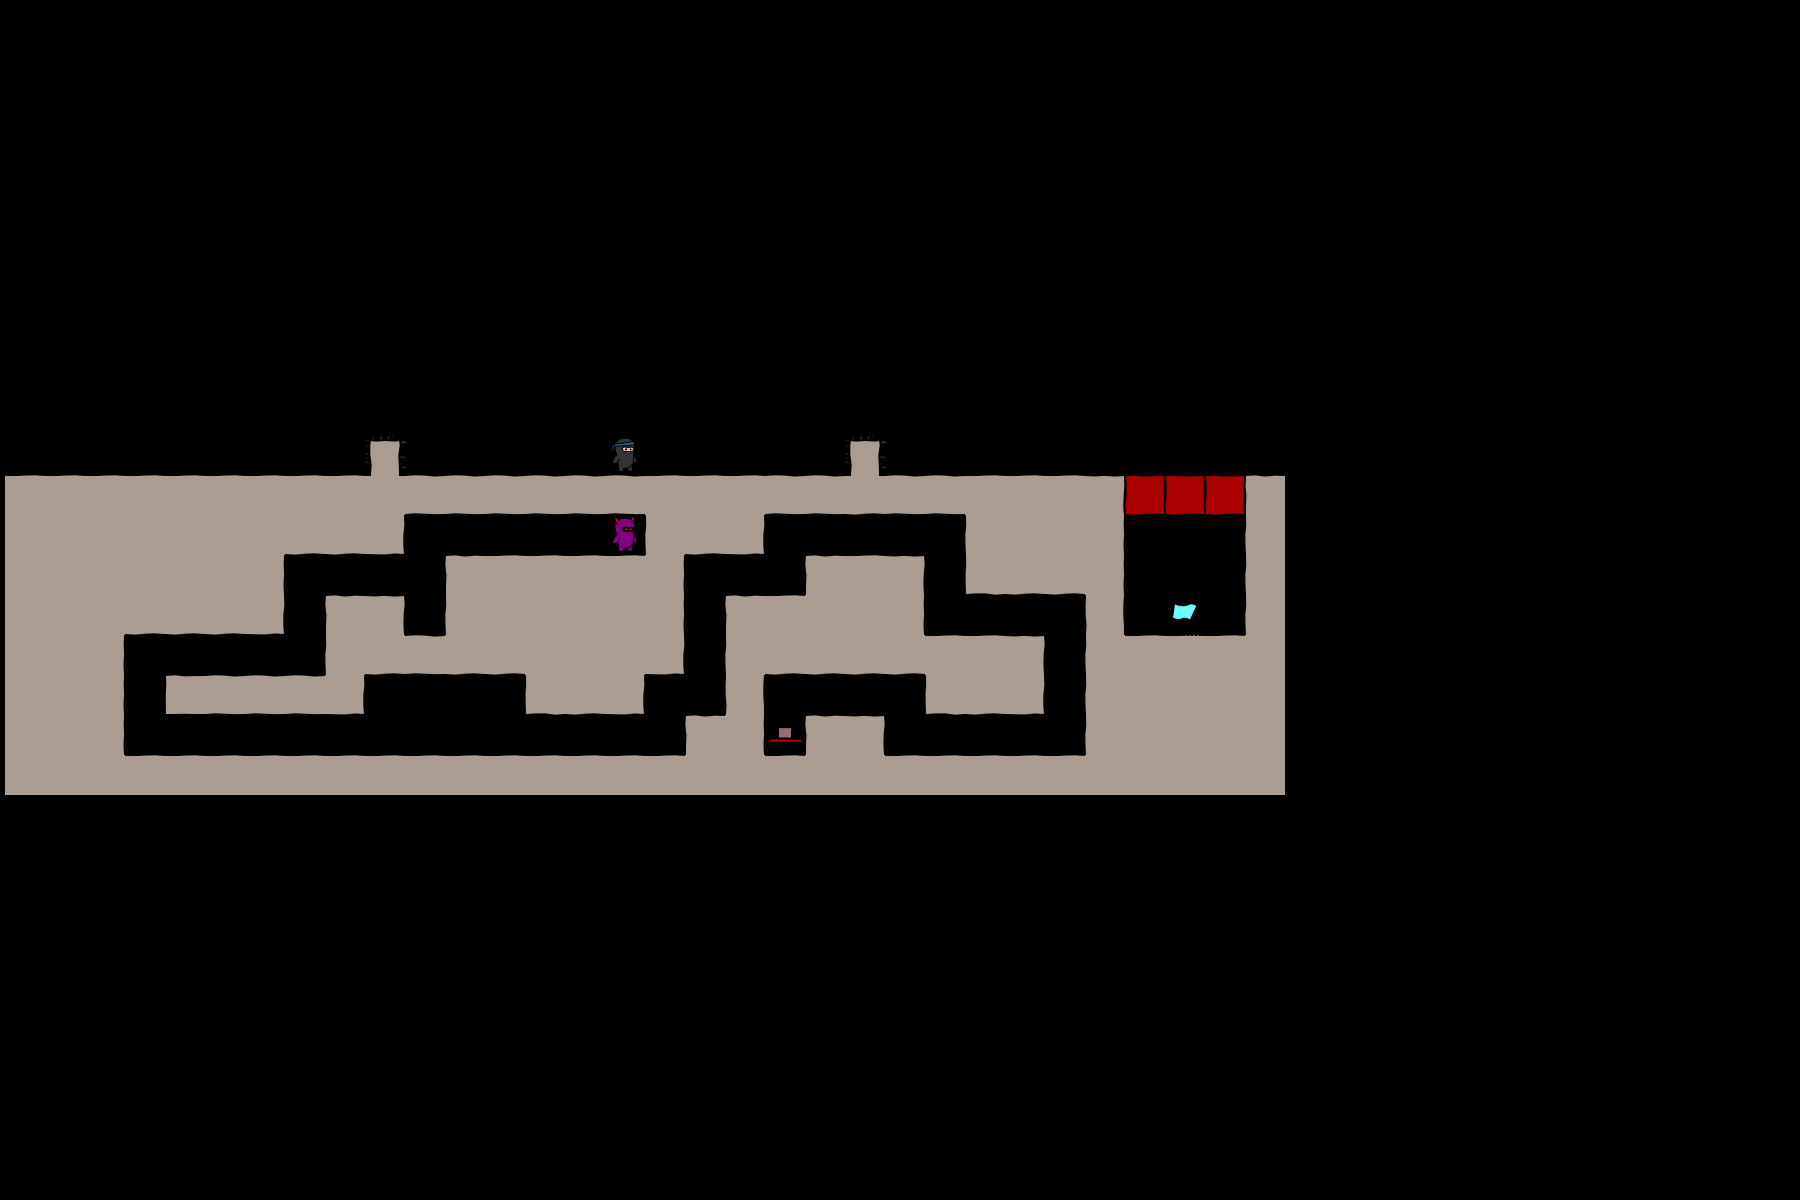

The image is a tile-based game level rendered from a .tmx file. Its description and complete source (layers, tilesets, objects, tile grids) follow:
An orthogonal 45x30 tile map with 40x40 px tiles, 3 tile layers (bg, objects, fg), 2 tilesets.

<map version="1.0" orientation="orthogonal" width="45" height="30" tilewidth="40" tileheight="40">
 <tileset firstgid="1" name="world1" tilewidth="50" tileheight="50">
  <image source="world1.png" width="400" height="400" />
 </tileset>
 <tileset firstgid="65" name="objectpalette" tilewidth="50" tileheight="50">
  <image source="objectpalette.png" width="400" height="400" />
 </tileset>
 <layer name="bg" width="32" height="20">
  <data encoding="csv">  0,0,0,0,0,0,0,0,0,0,0,0,0,0,0,0,0,0,0,0,0,0,0,0,0,0,0,0,0,0,0,0,
  0,0,0,0,0,0,0,0,0,0,0,0,0,0,0,0,0,0,0,0,0,0,0,0,0,0,0,0,0,0,0,0,
  0,0,0,0,0,0,0,0,0,0,0,0,0,0,0,0,0,0,0,0,0,0,0,0,0,0,0,0,0,0,0,0,
  0,0,0,0,0,0,0,0,0,0,0,0,0,0,0,0,0,0,0,0,0,0,0,0,0,0,0,0,0,0,0,0,
  0,0,0,0,0,0,0,0,0,0,0,0,0,0,0,0,0,0,0,0,0,0,0,0,0,0,0,0,0,0,0,0,
  0,0,0,0,0,0,0,0,0,0,0,0,0,0,0,0,0,0,0,0,0,0,0,0,0,0,0,0,0,0,0,0,
  0,0,0,0,0,0,0,0,0,0,0,0,0,0,0,0,0,0,0,0,0,0,0,0,0,0,0,0,0,0,0,0,
  0,0,0,0,0,0,0,0,0,0,0,0,0,0,0,0,0,0,0,0,0,0,0,0,0,0,0,0,0,0,0,0,
  0,0,0,0,0,0,0,0,0,0,0,0,0,0,0,0,0,0,0,0,0,0,0,0,0,0,0,0,0,0,0,0,
  0,0,0,0,0,0,0,0,0,0,0,0,0,0,0,0,0,0,0,0,0,0,0,0,0,0,0,0,0,0,0,0,
  0,0,0,0,0,0,0,0,0,0,0,0,0,0,0,0,0,0,0,0,0,0,0,0,0,0,0,0,0,0,0,0,
  0,0,0,0,0,0,0,0,0,0,0,0,0,0,0,0,0,0,0,0,0,0,0,0,0,0,0,0,0,0,0,0,
  10,10,10,10,10,10,10,10,10,18,2,2,2,2,2,2,10,10,10,2,2,26,2,2,10,10,10,11,0,0,0,9,
  18,18,18,18,18,18,18,26,26,27,0,0,0,0,0,0,17,26,27,0,0,0,0,0,17,18,18,19,0,0,0,17,
  18,18,18,18,18,18,19,0,0,0,0,9,10,10,10,10,19,0,0,0,9,10,11,0,25,26,26,19,0,0,0,17,
  18,18,18,26,26,26,27,0,9,11,0,17,18,18,18,18,19,0,9,10,18,18,19,0,0,0,0,20,0,0,0,17,
  18,18,19,0,0,0,0,0,17,26,2,26,26,18,18,18,27,0,17,26,26,26,26,10,10,11,0,17,10,10,10,18,
  18,18,19,0,1,2,2,2,27,0,0,0,0,25,26,27,0,0,20,0,0,0,0,25,26,27,0,17,18,18,18,18,
  18,18,19,0,0,0,0,0,0,0,0,0,0,0,0,0,0,9,19,0,9,11,0,0,0,0,0,17,18,18,18,18,
  18,18,18,10,10,10,10,10,10,10,10,10,10,10,10,10,10,18,18,10,18,18,10,10,10,10,10,18,18,18,18,18
</data>
 </layer>
 <layer name="objects" width="32" height="20">
  <data encoding="csv">
  0,0,0,0,0,0,0,0,0,0,0,0,0,0,0,0,0,0,0,0,0,0,0,0,0,0,0,0,0,0,0,0,
  0,0,0,0,0,0,0,0,0,0,0,0,0,0,0,0,0,0,0,0,0,0,0,0,0,0,0,0,0,0,0,0,
  0,0,0,0,0,0,0,0,0,0,0,0,0,0,0,0,0,0,0,0,0,0,0,0,0,0,0,0,0,0,0,0,
  0,0,0,0,0,0,0,0,0,0,0,0,0,0,0,0,0,0,0,0,0,0,0,0,0,0,0,0,0,0,0,0,
  0,0,0,0,0,0,0,0,0,0,0,0,0,0,0,0,0,0,0,0,0,0,0,0,0,0,0,0,0,0,0,0,
  0,0,0,0,0,0,0,0,0,0,0,0,0,0,0,0,0,0,0,0,0,0,0,0,0,0,0,0,0,0,0,0,
  0,0,0,0,0,0,0,0,0,0,0,0,0,0,0,0,0,0,0,0,0,0,0,0,0,0,0,0,0,0,0,0,
  0,0,0,0,0,0,0,0,0,0,0,0,0,0,0,0,0,0,0,0,0,0,0,0,0,0,0,0,0,0,0,0,
  0,0,0,0,0,0,0,0,0,0,0,0,0,0,0,0,0,0,0,0,0,0,0,0,0,0,0,0,0,0,0,0,
  0,0,0,0,0,0,0,0,0,0,0,0,0,0,0,0,0,0,0,0,0,0,0,0,0,0,0,0,0,0,0,0,
  0,0,0,0,0,0,0,0,0,0,0,0,0,0,0,0,0,0,0,0,0,0,0,0,0,0,0,0,0,0,0,0,
  0,0,0,0,0,0,0,0,0,108,0,0,0,0,0,65,0,0,0,0,0,108,0,0,0,0,0,0,0,0,0,0,
  0,0,0,0,0,0,0,0,0,0,0,0,0,0,0,0,0,0,0,0,0,0,0,0,0,0,0,0,83,83,83,0,
  0,0,0,0,0,0,0,0,0,0,0,0,0,0,0,75,0,0,0,0,0,0,0,0,0,0,0,0,0,0,0,0,
  0,0,0,0,0,0,0,0,0,0,0,0,0,0,0,0,0,0,0,0,0,0,0,0,0,0,0,0,0,0,0,0,
  0,0,0,0,0,0,0,0,0,0,0,0,0,0,0,0,0,0,0,0,0,0,0,0,0,0,0,0,0,66,0,0,
  0,0,0,0,0,0,0,0,0,0,0,0,0,0,0,0,0,0,0,0,0,0,0,0,0,0,0,0,0,0,0,0,
  0,0,0,0,0,0,0,0,0,0,0,0,0,0,0,0,0,0,0,0,0,0,0,0,0,0,0,0,0,0,0,0,
  0,0,0,0,0,0,0,0,0,0,0,0,0,0,0,0,0,0,0,81,0,0,0,0,0,0,0,0,0,0,0,0,
  0,0,0,0,0,0,0,0,0,0,0,0,0,0,0,0,0,0,0,0,0,0,0,0,0,0,0,0,0,0,0,0
</data>
 </layer>
 <layer name="fg" width="32" height="20">
  <data encoding="csv">
  0,0,0,0,0,0,0,0,0,0,0,0,0,0,0,0,0,0,0,0,0,0,0,0,0,0,0,0,0,0,0,0,
  0,0,0,0,0,0,0,0,0,0,0,0,0,0,0,0,0,0,0,0,0,0,0,0,0,0,0,0,0,0,0,0,
  0,0,0,0,0,0,0,0,0,0,0,0,0,0,0,0,0,0,0,0,0,0,0,0,0,0,0,0,0,0,0,0,
  0,0,0,0,0,0,0,0,0,0,0,0,0,0,0,0,0,0,0,0,0,0,0,0,0,0,0,0,0,0,0,0,
  0,0,0,0,0,0,0,0,0,0,0,0,0,0,0,0,0,0,0,0,0,0,0,0,0,0,0,0,0,0,0,0,
  0,0,0,0,0,0,0,0,0,0,0,0,0,0,0,0,0,0,0,0,0,0,0,0,0,0,0,0,0,0,0,0,
  0,0,0,0,0,0,0,0,0,0,0,0,0,0,0,0,0,0,0,0,0,0,0,0,0,0,0,0,0,0,0,0,
  0,0,0,0,0,0,0,0,0,0,0,0,0,0,0,0,0,0,0,0,0,0,0,0,0,0,0,0,0,0,0,0,
  0,0,0,0,0,0,0,0,0,0,0,0,0,0,0,0,0,0,0,0,0,0,0,0,0,0,0,0,0,0,0,0,
  0,0,0,0,0,0,0,0,0,0,0,0,0,0,0,0,0,0,0,0,0,0,0,0,0,0,0,0,0,0,0,0,
  0,0,0,0,0,0,0,0,0,0,0,0,0,0,0,0,0,0,0,0,0,0,0,0,0,0,0,0,0,0,0,0,
  0,0,0,0,0,0,0,0,0,0,0,0,0,0,0,0,0,0,0,0,0,0,0,0,0,0,0,0,0,0,0,0,
  0,0,0,0,0,0,0,0,0,0,0,0,0,0,0,0,0,0,0,0,0,0,0,0,0,0,0,0,0,0,0,0,
  0,0,0,0,0,0,0,0,0,0,0,0,0,0,0,0,0,0,0,0,0,0,0,0,0,0,0,0,0,0,0,0,
  0,0,0,0,0,0,0,0,0,0,0,0,0,0,0,0,0,0,0,0,0,0,0,0,0,0,0,0,0,0,0,0,
  0,0,0,0,0,0,0,0,0,0,0,0,0,0,0,0,0,0,0,0,0,0,0,0,0,0,0,0,0,0,0,0,
  0,0,0,0,0,0,0,0,0,0,0,0,0,0,0,0,0,0,0,0,0,0,0,0,0,0,0,0,0,0,0,0,
  0,0,0,0,0,0,0,0,0,0,0,0,0,0,0,0,0,0,0,0,0,0,0,0,0,0,0,0,0,0,0,0,
  0,0,0,0,0,0,0,0,0,0,0,0,0,0,0,0,0,0,0,0,0,0,0,0,0,0,0,0,0,0,0,0,
  0,0,0,0,0,0,0,0,0,0,0,0,0,0,0,0,0,0,0,0,0,0,0,0,0,0,0,0,0,0,0,0
</data>
 </layer>
</map>
